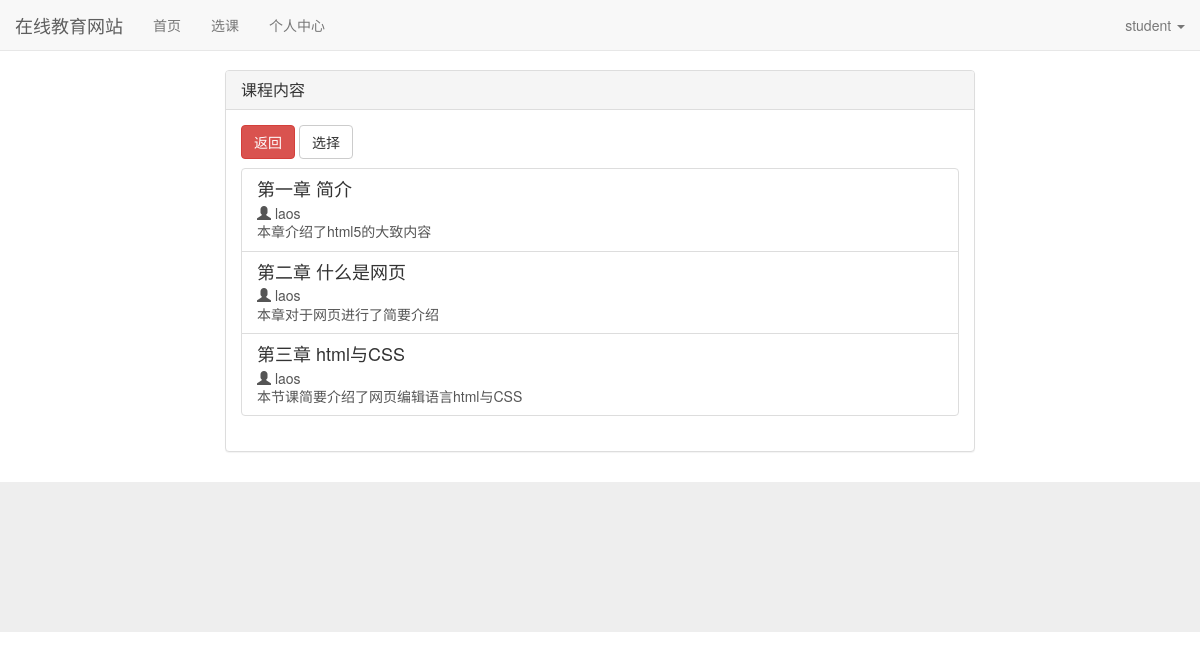
Screenshot of /course/10/ (signed in) with the database file from the repository.
### video/models.py (models this page shows)
class VideoModel(models.Model):
    course=models.ForeignKey(CourseModel,on_delete=models.CASCADE)
    sorting=models.IntegerField()
    name=models.CharField(max_length=80)
    description=models.TextField(blank=True,null=True)
    source=models.FileField()
    class Meta:
        ordering = ['sorting']

### course/models.py (models this page shows, shortened)
class CourseModel(models.Model):
    name=models.CharField(max_length=80)
    description=models.TextField()
    teacher=models.ForeignKey(User,on_delete=models.CASCADE)

### course/views.py (the view)
# urls.py: path("<int:id>/",show_course,name='course_list'),
def show_course(req,id):
    res=check_user(req)
    if res:
        return res
    group=req.user.groups.all()
    course=get_object_or_404(CourseModel,pk=id)
    if Group.objects.get(name="student") in group :
        return show_student(req,course)
    if Group.objects.get(name="teacher") in group :
        return show_teacher(req,course)
    raise Http404("Unknown user type")

### course/views.py (called while the page is built)
def show_student(req,course):
    videos=VideoModel.objects.filter(course=course)
    try:
        selection=SelectionModel.objects.get(student=req.user,course=course)
        progress={"current":ProgressModel.objects.filter(selection=selection).count(),"total":VideoModel.objects.filter(course=course).count(),"rate":ProgressModel.objects.filter(selection=selection).count()/max(VideoModel.objects.filter(course=course).count(),1)*100}
    except SelectionModel.DoesNotExist:
        progress=None
    return render(req,"course/student.html",{"course":course,"videos":videos,"progress":progress})

### utils.py (called while the page is built)
def check_user(req):
    if req.user.is_authenticated:
        return
    return redirect("/account/login?next="+req.path)

### course/templates/course/student.html (shortened to what this page needs)
{% extends "base.html" %}
{% block content %}
<div class="container">
	<div class="row">
		<div class="col-xs-8 col-xs-offset-2">
			<div class="panel panel-default">
				<div class="panel-heading">
					<h3 class="panel-title">课程内容</h3>
				</div>
				<div class="panel-body">
					<div class="panel-content">
							{% if progress %}
								<button type="button" class="btn btn-danger" onclick="window.location.href = '{% url 'profile' %}'">返回</button>
							{% else %}
								<button type="button" class="btn btn-danger" onclick="window.location.href = '{% url 'selection' %}'">返回</button>
							{% endif %}
						{% if progress %}
							<div class="btn-group" role="group" aria-label="...">
							  <button type="button" class="btn btn-default" onclick="window.location.href = '/course/deselect/{{course.pk}}?next={{request.path}}'">退选</button>
							  <button type="button" class="btn btn-default" onclick="window.location.href = '{% url 'blog_list' course.pk %}'">问答</button>
							  <button type="button" class="btn btn-default" onclick="window.location.href = '{% url 'exam_list' course.pk %}'">测试</button>
							</div>
							<p style="margin-top: 0.5em;">课程学习进度</p>
							<div class="progress">
							  <div class="progress-bar" role="progressbar" aria-valuenow="{{progress.rate}}" aria-valuemin="0" aria-valuemax="100" style="min-width: 2em; width: {{progress.rate}}%;">
							    {{progress.current}}&nbsp;/&nbsp;{{progress.total}}
							  </div>
							</div>
						{% else %}
							<button type="button" class="btn btn-default" onclick="window.location.href = '/course/select/{{course.pk}}?next={{request.path}}'">选择</button>
						{% endif %}
						{% if videos %}
							<div class="list-group" style="margin-top: 0.7em;">
							{% for video in videos %}
							  <a href="/video/{{video.pk}}" class="list-group-item">
							    <h4 id="course-list-heading" class="list-group-item-heading">{{video.name}}</h4>
							    <p id="course-list-text" class="list-group-item-text">
								<span class="glyphicon glyphicon-user"></span>
							    {{course.teacher.username}}</p>
							    <p id="course-list-text" class="list-group-item-text">{{video.description}}</p>
							  </a>
							{% endfor %}
							</div>
						{% else %}
							<p>No Videos</p>
						{% endif %}
					</div>
				</div>
			</div>
		</div>
	</div>
</div>
{% endblock %}

### templates/base.html (shortened to what this page needs)
<!DOCTYPE html>
<html lang="zh-CN">
<head>
	<link rel="stylesheet" href="/static/base.css">
	<link rel="stylesheet" href="/static/bootstrap-3.3.7/css/bootstrap.min.css">
</head>
<body>
	<div class="navbar navbar-default navbar-fixed-top" role="navigation">
		<div class="container-fluid">
			<div class="navbar-header">
				<a class="navbar-brand" href="{% url 'index' %}">在线教育网站</a>
			</div>
			<div id="navbar-collapse" class="collapse navbar-collapse">
				<ul class="nav navbar-nav">
					<li class="{% block nav_home_active %}{% endblock %}"><a href="{% url 'index' %}">首页</a></li>
				{% if not user.is_authenticated %}
				{% else %}
					<li><a href={% url "selection" %}>选课</a></li>
					<li><a href={% url 'profile' %}>个人中心</a></li>
				{% endif %}
				</ul>
		    	<ul class="nav navbar-nav navbar-right">
		    		{% if not user.is_authenticated %}
		    			<li><a href="{% url 'login' %}?from={{ request.get_full_path }}">登录</a></li>
		    			<li><a href="{% url 'register' %}?from={{ request.get_full_path }}">注册</a></li>
		    		{% else %}
		        	<li class="dropdown">
		        		<a href="#" class="dropdown-toggle" data-toggle="dropdown" role="button">{{ user.username }} <span class="caret"></span></a>
		        	</li>
		        	{% endif %}
		      </ul>
			</div>
		</div>
	</div>
	{% block content %}{% endblock %}
	<div class="website-bottom-part">
	</div>
</body>
</html>

### static/style/base.css (style rules this page uses)
* { margin:0; padding:0; }
body { margin-top:70px!important; }

### templates/base.html (style rules this page uses)
.website-bottom-part { position:relative; bottom: 0px; height: 150px; width: 100%; background-color: #eee; }

### rows the page displays
VideoModel: name "第一章 简介", description "本章介绍了html5的大致内容"
CourseModel: teacher.username "laos"
VideoModel: name "第二章 什么是网页", description "本章对于网页进行了简要介绍"
VideoModel: name "第三章 html与CSS", description "本节课简要介绍了网页编辑语言html与CSS"

### other values shown
{{ user.username }} "student"
